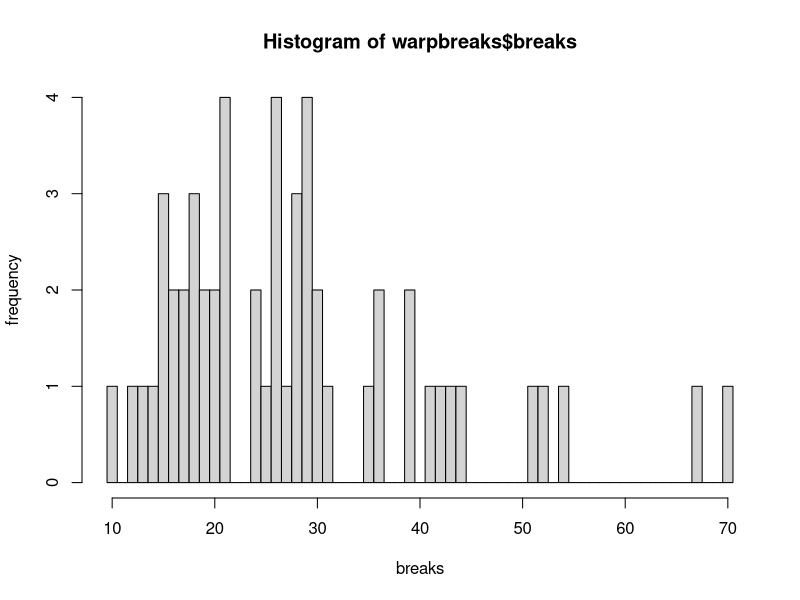
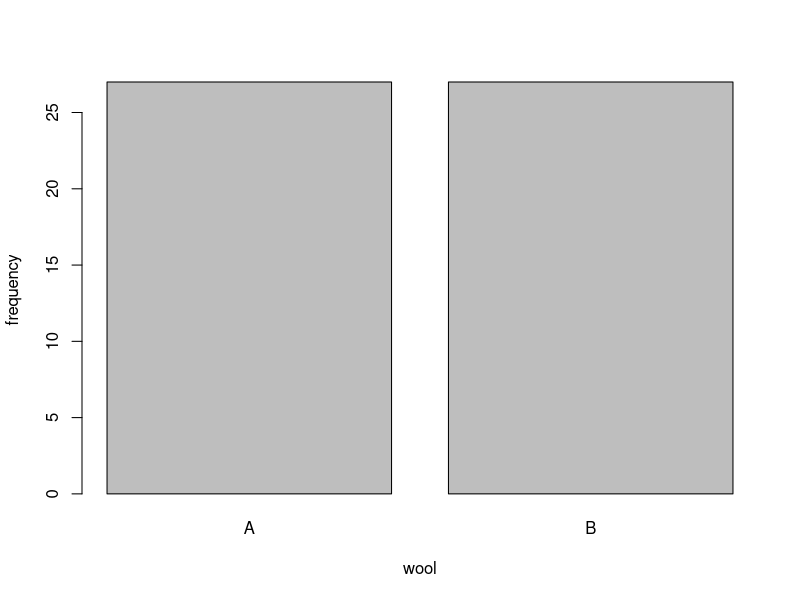
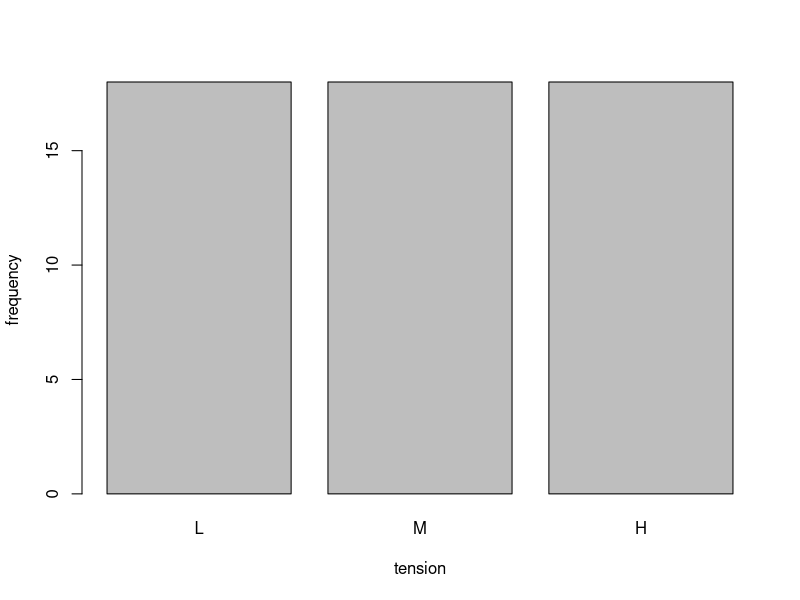
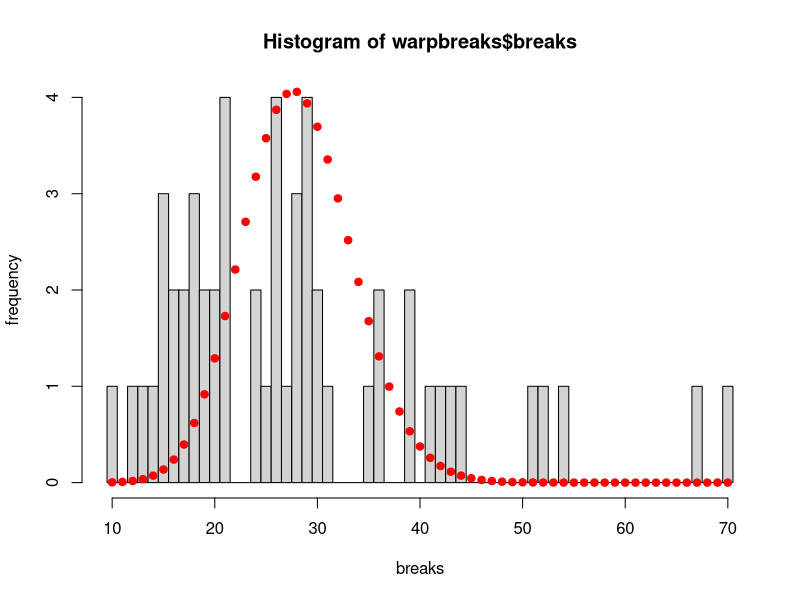
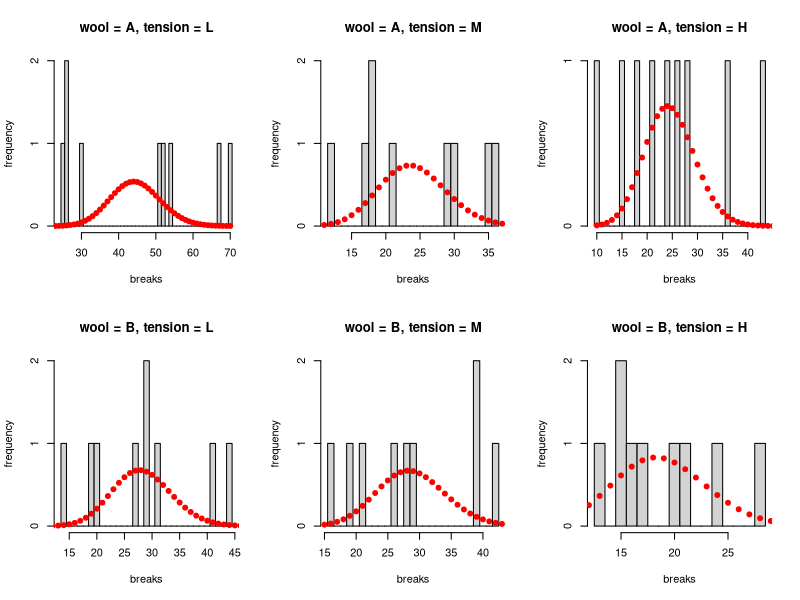

Reproduce these figures in R, in order.
## ---- chunk 1
knitr::opts_chunk$set(echo = TRUE, fig.width=16, fig.height=9, dpi=150, highlight=T)

require(tidyverse)
require(knitr)
require(gridExtra)
## ---- chunk 2
data(waprbreaks)

# let's see what this data looks like
dim(warpbreaks) # number of rows and columns
head(warpbreaks) # displays first few rows
## ---- chunk 3
hist(warpbreaks$breaks,breaks=9:70+0.5,xlab="breaks",ylab="frequency")
barplot(table(warpbreaks$wool),xlab="wool",ylab="frequency")
barplot(table(warpbreaks$tension),xlab="tension",ylab="frequency")
## ---- chunk 4
avgBreaks<-mean(warpbreaks$breaks)
hist(warpbreaks$breaks,breaks=9:70+0.5,xlab="breaks",ylab="frequency")
xx<-10:70
yy<-dpois(xx,lambda=avgBreaks)
scalingFactor<-nrow(warpbreaks) # number of trials
points(xx,yy*scalingFactor,pch=19,col="red")
## ---- chunk 5
par(mfrow=c(2,3))
for(w in levels(warpbreaks$wool)){
  for(t in levels(warpbreaks$tension)){
    tmpDat<-warpbreaks[warpbreaks$wool==w & warpbreaks$tension==t,]
    
    avgBreaks<-mean(tmpDat$breaks)
    hist(tmpDat$breaks,breaks=(min(tmpDat$breaks)-1):max(tmpDat$breaks)+0.5,xlab="breaks",ylab="frequency",main=paste(sep="","wool = ",w,", tension = ",t))
    yy<-dpois(xx,lambda=avgBreaks)
    scalingFactor<-nrow(tmpDat) # number of trials
    points(xx,yy*scalingFactor,pch=19,col="red")
  }
}
## ---- chunk 6
modW<-glm(breaks~wool,data=warpbreaks,family=poisson)

print(summary(modW)$coefficients)
print(1-pchisq(modW$deviance,df=modW$df.residual))
## ---- chunk 7
modT<-glm(breaks~tension,data=warpbreaks,family=poisson)

print(summary(modT)$coefficients)
print(1-pchisq(modT$deviance,df=modT$df.residual)) 
## ---- chunk 8
modWT<-glm(breaks~wool + tension,data=warpbreaks,family=poisson)

print(summary(modWT)$coefficients)
print(1-pchisq(modWT$deviance,df=modWT$df.residual)) 
## ---- chunk 9
modWTint<-glm(breaks~wool + tension + wool:tension,data=warpbreaks,family=poisson)
print(summary(modWTint)$coefficients)
print(1-pchisq(modWTint$deviance,df=modWTint$df.residual)) 
